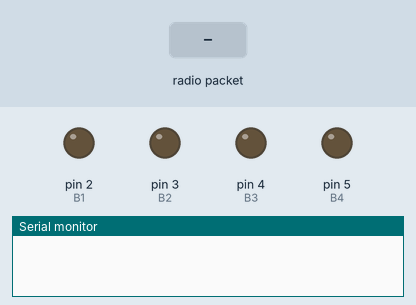
A sketch run on a simulated Arduino Uno, built with avr-gcc and run on an emulated ATmega328P. Shown: output pins drawn as LEDs (lit = HIGH), the last lines printed to the serial monitor. The inputs (shaded band) are chosen by the test bench. No radio packets arrive unless stated.

Above: at 1.2 s.
1.3 s: radio packet "Forward" arrives
At 2.3 s:
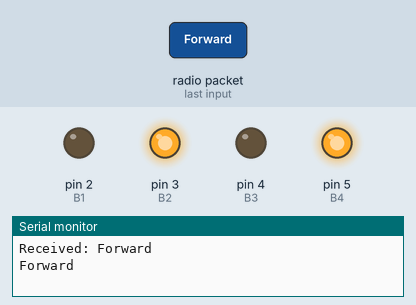
2.8 s: radio packet "LEFT" arrives
At 3.4 s:
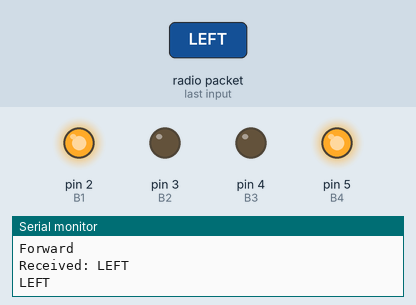
4.3 s: radio packet "RIGHT" arrives
At 4.6 s:
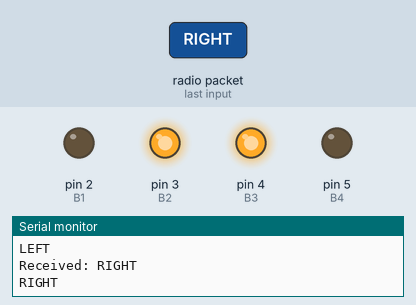
Timing chart, 0 to 7.3 s (numbered marks = the images above; inputs shaded):
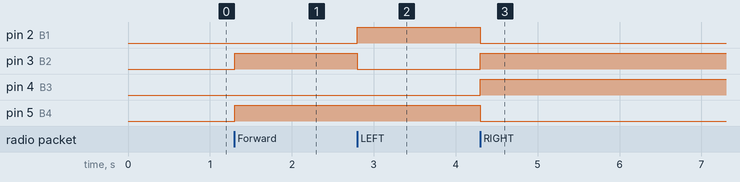

Measured:
- after the input at 1.3 s, pin 3 (B2), pin 5 (B4): LOW → HIGH at once
- after the input at 2.8 s, pin 2 (B1): LOW → HIGH at once; pin 3 (B2): HIGH → LOW at once
- after the input at 4.3 s, pin 2 (B1), pin 5 (B4): HIGH → LOW at once; pin 3 (B2), pin 4 (B3): LOW → HIGH at once

The sketch:

arduino_final_slave.ino
```cpp
#include <RH_ASK.h>
#include <SPI.h>
RH_ASK driver;
#define B1 2
#define B2 3
#define B3 4
#define B4 5

void setup() {
  Serial.begin(9600);
  if (!driver.init()) {
    Serial.println("init failed");
  }
  pinMode(B1, OUTPUT);
  pinMode(B2, OUTPUT);
  pinMode(B3, OUTPUT);
  pinMode(B4, OUTPUT);
}
void move(String motion) {
   if (motion == "Forward") {
    digitalWrite(B1, LOW);
    digitalWrite(B2, HIGH);
    digitalWrite(B3, LOW);
    digitalWrite(B4, HIGH);
  } else if (motion == "LEFT") {
    digitalWrite(B1, HIGH);
    digitalWrite(B2, LOW);
    digitalWrite(B3, LOW);
    digitalWrite(B4, HIGH);
  } else if (motion == "RIGHT") {
    digitalWrite(B1, LOW);
    digitalWrite(B2, HIGH);
    digitalWrite(B3, HIGH);
    digitalWrite(B4, LOW);
  } else if (motion == "Stop") {
    digitalWrite(B1, LOW);
    digitalWrite(B2, LOW);
    digitalWrite(B3, LOW);
    digitalWrite(B4, LOW);
  }
  Serial.println(motion);

}

void loop() {
  uint8_t buf[RH_ASK_MAX_MESSAGE_LEN];
  uint8_t buflen = sizeof(buf);


  if (driver.recv(buf, &buflen)) {
    buf[buflen] = 0;
    String command = String((char*)buf);
    Serial.print("Received: ");
    Serial.println(command);
    move(command);
  }
}
```
